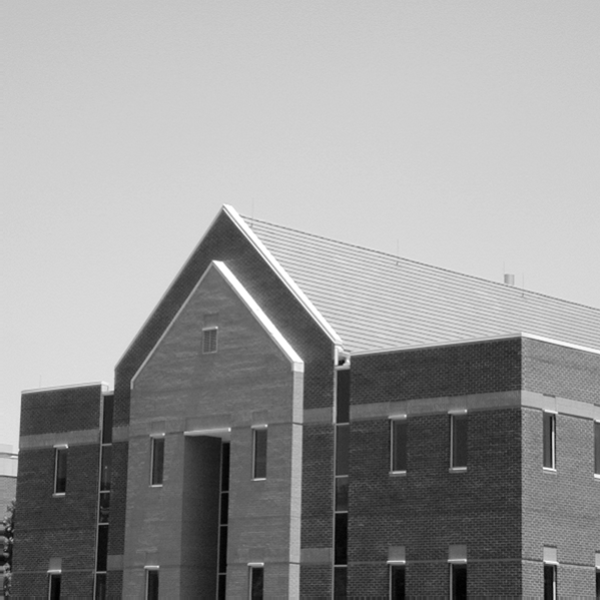
//> input picture OpenCV_On_JetsonNano/10_Image_Derivatives_and_Edge_Detection/images/Fig04_house.tif, 600 x 600 px
$ ./noiseAndEdges   (built with g++ and OpenCV 4)
//> lines starting //> are read from the running program, lines starting //| are printed output that depends on the picture
#include <iostream>
#include <opencv2/core/core.hpp>
#include <opencv2/highgui/highgui.hpp>
#include <opencv2/imgproc/imgproc.hpp>

using namespace std;
using namespace cv;

int main()
{
    Mat input_image = imread("images/Fig04_house.tif");
//> input_image is the input picture: 600 rows x 600 cols, CV_8UC3; min 0, max 255, mean 152.8
    //cvtColor(input_image, input_image, CV_BGR2GRAY);
    cvtColor(input_image, input_image, cv::COLOR_BGR2GRAY);
//> input_image: 600 rows x 600 cols, CV_8UC1

    Mat gaussian_noise = input_image.clone();
    randn(gaussian_noise, 0, 50);
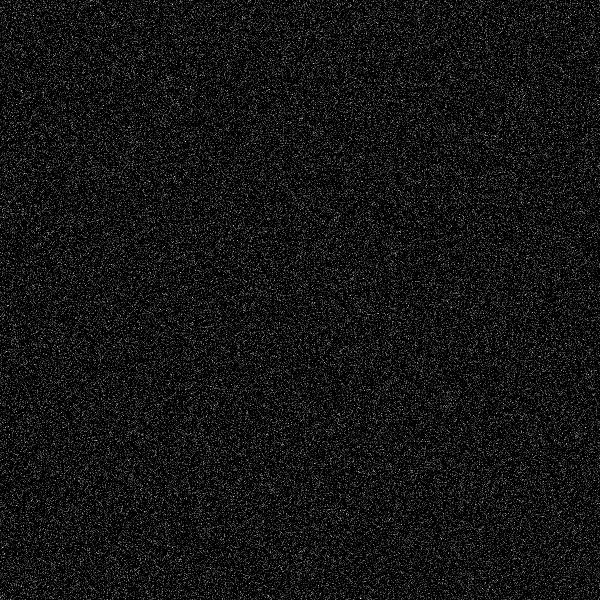
//> gaussian_noise: 600 rows x 600 cols, CV_8UC1; min 0, max 233, mean 20
    input_image += gaussian_noise;
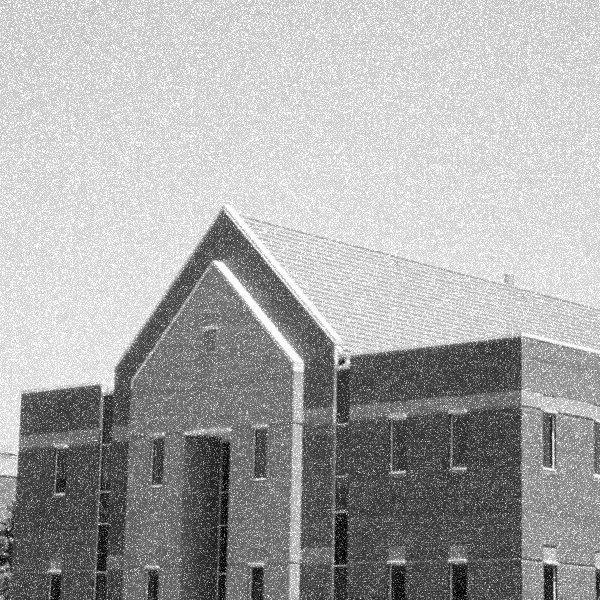
//> input_image: 600 rows x 600 cols, CV_8UC1; min 0, max 255, mean 170.1

    Mat edges;
    Canny(input_image, edges, 100, 300, 3, false);
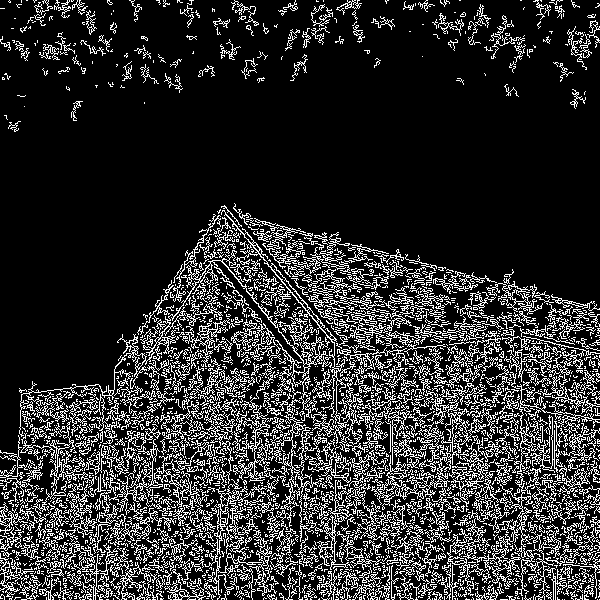
//> edges: 600 rows x 600 cols, CV_8UC1; 18.1% white in thin lines or dots

    imshow("Noisy_Input", input_image);
    imshow("Noisy_Edge_Detection", edges);
    waitKey(0);
    return 0;
}
